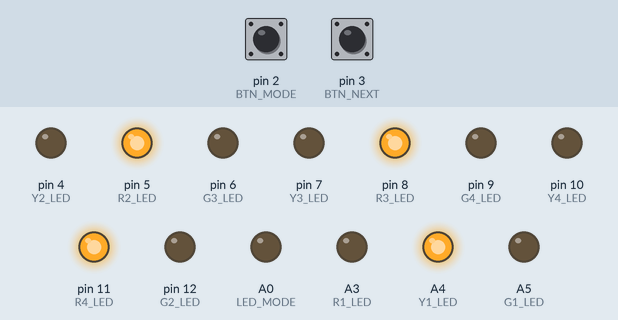
A sketch run on a simulated Arduino Uno, built with avr-gcc and run on an emulated ATmega328P. Shown: output pins drawn as LEDs (lit = HIGH). The test bench sets the inputs (shaded band); at power-on: pin 2 (BTN_MODE) LOW, pin 3 (BTN_NEXT) LOW.

Above: at 1.2 s.
1.3 s: pin 2 (BTN_MODE) pulled HIGH for 0.15 s
At 4.1 s:
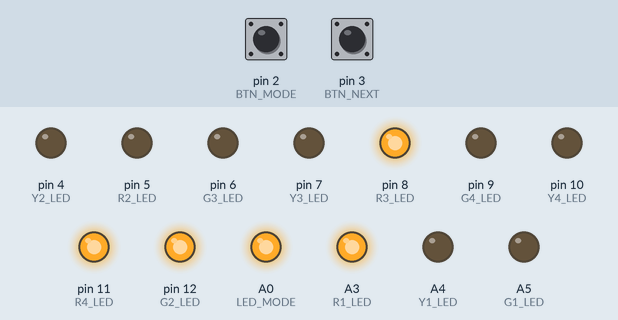
4.4 s: pin 3 (BTN_NEXT) pulled HIGH for 0.15 s
At 6.7 s:
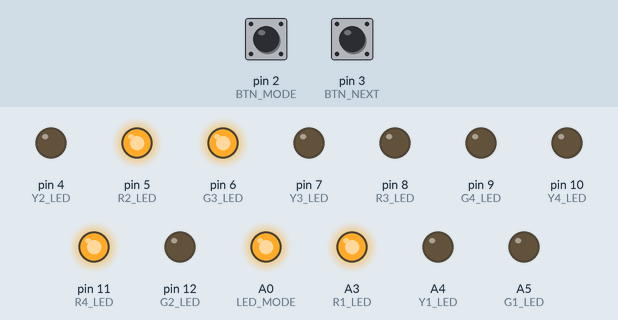
7.5 s: pin 2 (BTN_MODE) pulled HIGH for 1 s
At 8.8 s:
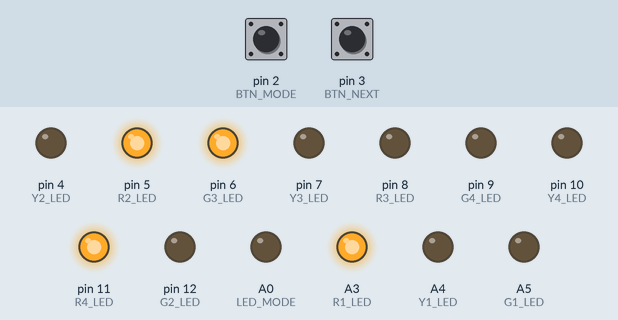
10.0 s: pin 3 (BTN_NEXT) pulled HIGH for 1 s
At 10.6 s:
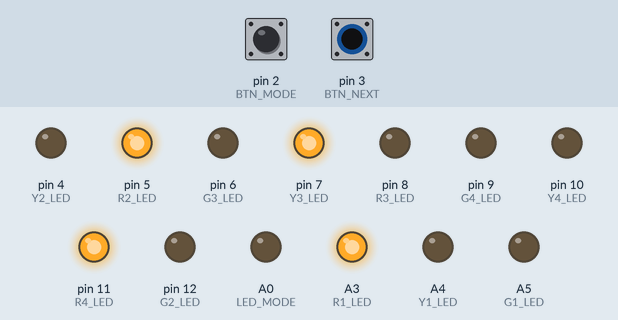
14.0 s: pin 2 (BTN_MODE) pulled HIGH for 0.15 s
At 15.6 s:
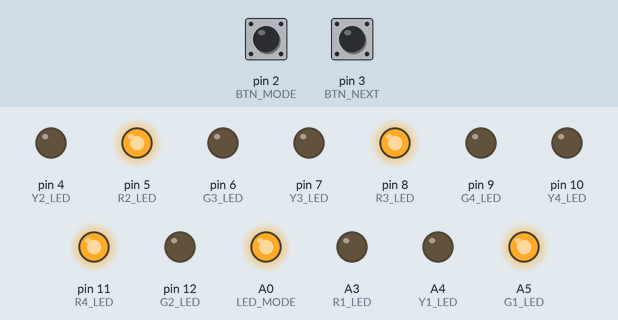
16.5 s: pin 2 (BTN_MODE) pulled HIGH for 3.2 s
At 16.8 s:
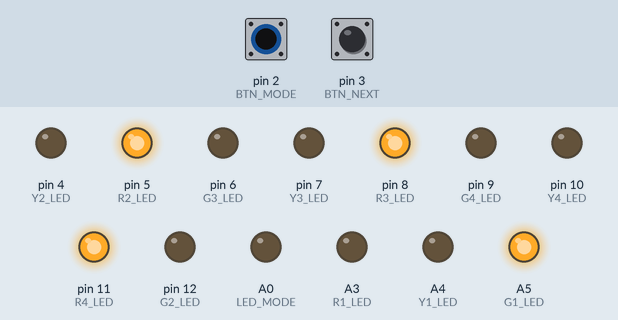
Timing chart, 0 to 19.5 s (numbered marks = the images above; inputs shaded):
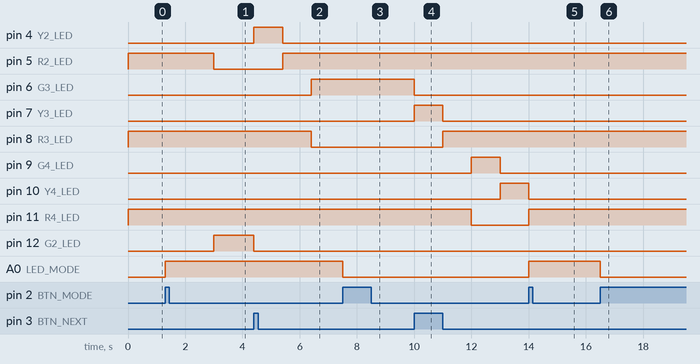

Measured:
- after the input at 1.3 s, pin 4 (Y2_LED): stays LOW (without the input it goes to HIGH after 2.7 s); pin 12 (G2_LED): goes on until 3.0 s, then stays HIGH; A0 (LED_MODE): LOW → HIGH at once
- after the input at 4.4 s, pin 4 (Y2_LED): LOW → HIGH at once, → LOW 1.0 s later; pin 5 (R2_LED): LOW → HIGH after 1.0 s; pin 6 (G3_LED): LOW → HIGH after 2.0 s; pin 8 (R3_LED): HIGH → LOW after 2.0 s; pin 12 (G2_LED): HIGH → LOW at once
- after the input at 7.5 s, A0 (LED_MODE): HIGH → LOW at once
- after the input at 10.0 s, pin 6 (G3_LED): HIGH → LOW at once; pin 7 (Y3_LED): LOW → HIGH at once, → LOW 1.0 s later; pin 8 (R3_LED): LOW → HIGH after 1.0 s; pin 9 (G4_LED): LOW → HIGH after 2.0 s, → LOW 1.0 s later; pin 10 (Y4_LED): LOW → HIGH after 3.0 s
- after the input at 14.0 s, A0 (LED_MODE): LOW → HIGH at once; A4 (Y1_LED): stays LOW (without the input it goes to HIGH after 2.0 s); A5 (G1_LED): goes on until 15.0 s, then stays HIGH
- after the input at 16.5 s, A0 (LED_MODE): HIGH → LOW at once

The sketch:

traffic_light.ino
```cpp
/* Traffic Light Control System (4-way) – Arduino Uno
   Modes:
   - Automatic: standard sequence (Green → Yellow → Red)
   - Manual: toggle with Button on D2; advance to next intersection with Button on D3
   - Blue LED (A0) indicates Manual mode ON

   Wiring notes:
   - Buttons assumed with pull-down to GND and connected to +5V when pressed.
     If you use INPUT_PULLUP instead, flip the interrupt edge to FALLING and invert logic.
*/

// ==== Pins ====
// Status / mode LED (blue)
const int LED_MODE = A0;        // ON = Manual mode, OFF = Automatic

// Street 1 (uses analog pins as digital)
const int R1_LED = A3;
const int Y1_LED = A4;
const int G1_LED = A5;

// Street 2
const int R2_LED = 5;
const int Y2_LED = 4;
const int G2_LED = 12;

// Street 3
const int R3_LED = 8;
const int Y3_LED = 7;
const int G3_LED = 6;

// Street 4
const int R4_LED = 11;
const int Y4_LED = 10;
const int G4_LED = 9;

// Buttons (hardware interrupts on Uno)
const int BTN_MODE   = 2;  // toggle Automatic/Manual
const int BTN_NEXT   = 3;  // advance in Manual

// ==== Timing (ms) ====
unsigned long GREEN_MS  = 1000;
unsigned long YELLOW_MS = 1000;
unsigned long RED_MS    = 1000;

// ==== State (used in ISRs → volatile) ====
volatile bool manualMode = false;   // false = Automatic, true = Manual
volatile bool stepNext   = false;   // set by BTN_NEXT in Manual

// Simple debounce for interrupts
volatile unsigned long lastIsrModeMs = 0;
volatile unsigned long lastIsrNextMs = 0;
const unsigned long ISR_DEBOUNCE_MS = 150;

// Utility: turn all Reds ON (safe baseline)
void allRed() {
  digitalWrite(R1_LED, HIGH);
  digitalWrite(R2_LED, HIGH);
  digitalWrite(R3_LED, HIGH);
  digitalWrite(R4_LED, HIGH);

  digitalWrite(Y1_LED, LOW);
  digitalWrite(Y2_LED, LOW);
  digitalWrite(Y3_LED, LOW);
  digitalWrite(Y4_LED, LOW);

  digitalWrite(G1_LED, LOW);
  digitalWrite(G2_LED, LOW);
  digitalWrite(G3_LED, LOW);
  digitalWrite(G4_LED, LOW);
}

// One street sequence (R,Y,G pins passed by value)
void street(int R, int Y, int G) {
  stepNext = false;          // reset per-street
  digitalWrite(R, LOW);      // red OFF for this street
  digitalWrite(G, HIGH);     // green ON

  if (manualMode) {
    // Wait until user presses "NEXT"
    while (!stepNext) {
      // You can add a small sleep to reduce CPU usage
      delay(5);
    }
    // Transition via yellow for 1s when leaving this street
    digitalWrite(G, LOW);
    digitalWrite(Y, HIGH);
    delay(YELLOW_MS);
    digitalWrite(Y, LOW);
    digitalWrite(R, HIGH);
    delay(RED_MS);
  } else {
    // Automatic timing
    delay(GREEN_MS);
    digitalWrite(G, LOW);

    digitalWrite(Y, HIGH);
    delay(YELLOW_MS);
    digitalWrite(Y, LOW);

    digitalWrite(R, HIGH);
    delay(RED_MS);
  }
}

// ==== ISRs ====
void isrToggleMode() {
  unsigned long now = millis();
  if (now - lastIsrModeMs < ISR_DEBOUNCE_MS) return;
  lastIsrModeMs = now;

  manualMode = !manualMode;            // toggle mode
  digitalWrite(LED_MODE, manualMode);  // blue LED reflects mode
}

void isrNextStep() {
  unsigned long now = millis();
  if (now - lastIsrNextMs < ISR_DEBOUNCE_MS) return;
  lastIsrNextMs = now;

  stepNext = true;                      // advance in manual mode
}

void setup() {
  // LEDs
  pinMode(LED_MODE, OUTPUT);

  pinMode(R1_LED, OUTPUT); pinMode(Y1_LED, OUTPUT); pinMode(G1_LED, OUTPUT);
  pinMode(R2_LED, OUTPUT); pinMode(Y2_LED, OUTPUT); pinMode(G2_LED, OUTPUT);
  pinMode(R3_LED, OUTPUT); pinMode(Y3_LED, OUTPUT); pinMode(G3_LED, OUTPUT);
  pinMode(R4_LED, OUTPUT); pinMode(Y4_LED, OUTPUT); pinMode(G4_LED, OUTPUT);

  allRed();
  digitalWrite(LED_MODE, LOW); // start in Automatic

  // Buttons (assumes external pull-down; signal rises when pressed)
  pinMode(BTN_MODE, INPUT);
  pinMode(BTN_NEXT, INPUT);

  attachInterrupt(digitalPinToInterrupt(BTN_MODE), isrToggleMode, RISING);
  attachInterrupt(digitalPinToInterrupt(BTN_NEXT), isrNextStep,   RISING);

  // If you're using internal pullups instead, use:
  // pinMode(BTN_MODE, INPUT_PULLUP);
  // pinMode(BTN_NEXT, INPUT_PULLUP);
  // attachInterrupt(digitalPinToInterrupt(BTN_MODE), isrToggleMode, FALLING);
  // attachInterrupt(digitalPinToInterrupt(BTN_NEXT), isrNextStep,   FALLING);
}

void loop() {
  // Run the sequence for each intersection
  street(R1_LED, Y1_LED, G1_LED);
  street(R2_LED, Y2_LED, G2_LED);
  street(R3_LED, Y3_LED, G3_LED);
  street(R4_LED, Y4_LED, G4_LED);
}
```
